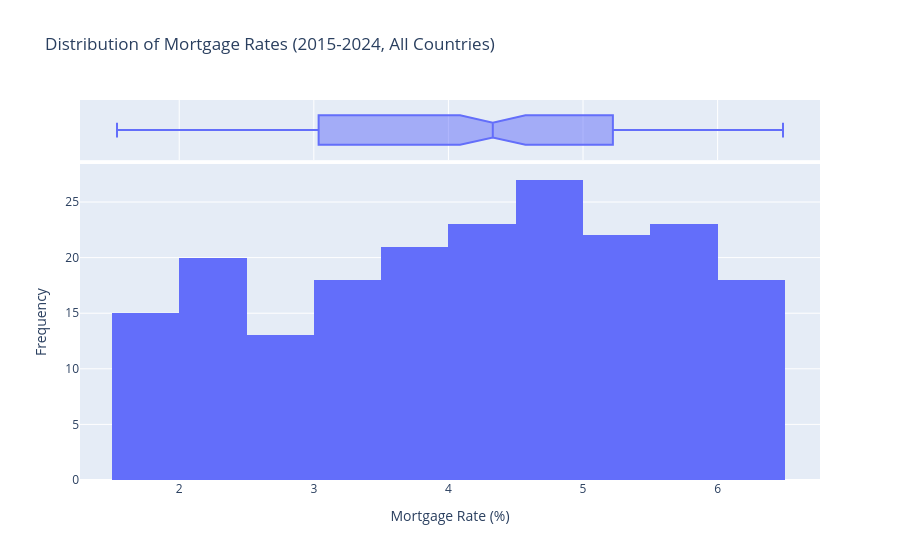

The code cell stored with this chart in its notebook:
### Markdown cell above
### 5.3 Mortgage Rate Distribution (Histogram)
Understanding the distribution and spread of average mortgage rates across the dataset (all countries, all years combined).

### Code cell
# Creating the histogram using Plotly Express
fig_mortgage_hist = px.histogram(df,
                                 x='Mortgage_Rate_Perc',
                                 title='Distribution of Mortgage Rates (2015-2024, All Countries)', 
                                 labels={'Mortgage_Rate_Perc': 'Mortgage Rate (%)'}, 
                                 nbins=15, # Adjusting number of bins as needed
                                 marginal="box" # Adding a box plot to show quartiles/outliers
                                )

fig_mortgage_hist.update_layout(xaxis_title="Mortgage Rate (%)", yaxis_title="Frequency")
fig_mortgage_hist.write_html("5.3.html")
fig_mortgage_hist.show() # Displaying the plot

### Figure 1 — Plotly figure (JSON) as saved in the notebook; plotly's stock layout.template omitted (floating-point values rounded to 4 significant figures; data arrays with more than 128 entries replaced by an {"elided": "..."} marker saying what was removed)
{"data": [{"alignmentgroup": "True", "bingroup": "x", "hovertemplate": "Mortgage Rate (%)=%{x}<br>count=%{y}<extra></extra>", "legendgroup": "", "marker": {"color": "#636efa", "pattern": {"shape": ""}}, "name": "", "nbinsx": 15, "offsetgroup": "", "orientation": "v", "showlegend": false, "type": "histogram", "x": {"elided": "200 float values"}, "xaxis": "x", "yaxis": "y"}, {"alignmentgroup": "True", "hovertemplate": "Mortgage Rate (%)=%{x}<extra></extra>", "legendgroup": "", "marker": {"color": "#636efa"}, "name": "", "notched": true, "offsetgroup": "", "showlegend": false, "type": "box", "x": {"elided": "200 float values"}, "xaxis": "x2", "yaxis": "y2"}], "layout": {"autosize": true, "barmode": "relative", "legend": {"tracegroupgap": 0}, "title": {"text": "Distribution of Mortgage Rates (2015-2024, All Countries)"}, "xaxis": {"anchor": "y", "autorange": true, "domain": [0, 1], "range": [1.263, 6.761], "title": {"text": "Mortgage Rate (%)"}, "type": "linear"}, "xaxis2": {"anchor": "y2", "autorange": true, "domain": [0, 1], "matches": "x", "range": [1.263, 6.761], "showgrid": true, "showticklabels": false, "type": "linear"}, "yaxis": {"anchor": "x", "autorange": true, "domain": [0, 0.8316], "range": [0, 28.42], "title": {"text": "Frequency"}}, "yaxis2": {"anchor": "x2", "autorange": true, "domain": [0.8416, 1], "matches": "y2", "range": [-0.5, 0.5], "showgrid": false, "showline": false, "showticklabels": false, "ticks": "", "type": "category"}}}
